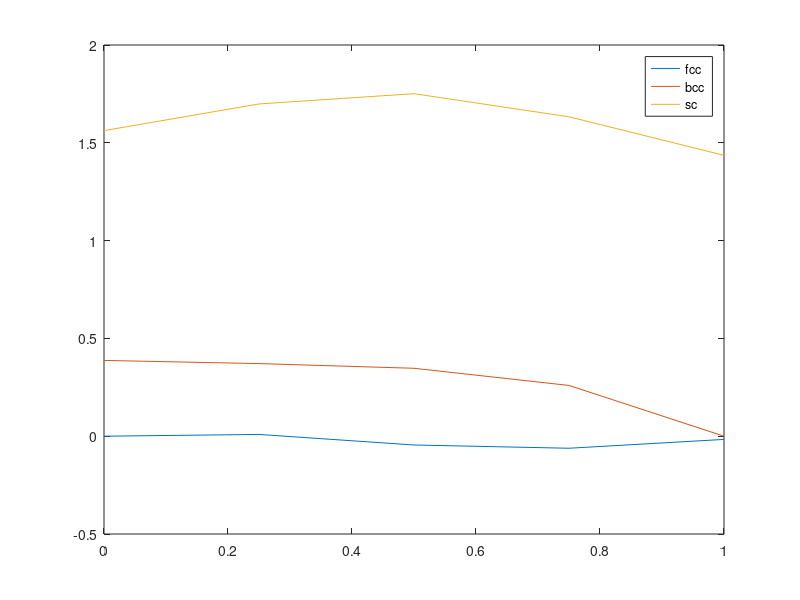

MATLAB code to generate this figure: (Note: this script raises an error after producing the figure.)
%% sc
clear all
clc

load('data/sc.mat')
x2to4 = linspace(2, 4, 30);
plot(x2to4, sc)
title('SC - energy over lattice parameter', 'FontSize', 14)
xlabel('lattice parameter [Å]', 'FontSize', 14)
ylabel('Energy [eV]', 'FontSize', 14)
legend('(Al, Al, Al, Al)', '(Mg, Al, Al, Al)', '(Mg, Mg, Al, Al)', '(Mg, Al, Mg, Al)', '(Mg, Mg, Mg, Al)', '(Mg, Mg, Mg, Mg)')

scMin = min(sc, [], 2); %the minimum of each row (setup)
scMin(4) = [];% Vi räknar bara med 1 50% 50% uppsättning.


%% fcc

load('data/fcc.mat')

x = linspace(3,5,30);
plot(x,fcc)
title('FCC - energy over lattice parameter', 'FontSize', 14)
xlabel('lattice parameter [Å]', 'FontSize', 14)
ylabel('Energy [eV]', 'FontSize', 14)
legend('(Al, Al, Al, Al)', '(Mg, Al, Al, Al)', '(Mg, Mg, Al, Al)', '(Mg, Mg, Mg, Al)', '(Mg, Mg, Mg, Mg)')

fccMin = min(fcc,[],2);
latticeparameter = x(find(fcc(4,:) == fccMin(4)))
AlEnergy = fccMin(1);
%% bcc, seems like we have the full range

load('data/bcc.mat') %Gives the saved .mat file the the dlmread produces above


x = linspace(2,6,60);
plot(x,bcc_full)
title('BCC - energy over lattice parameter', 'FontSize', 14)
xlabel('lattice parameter [Å]', 'FontSize', 14)
ylabel('Energy [eV]', 'FontSize', 14)
legend('(Al, Al, Al, Al)', '(Mg, Al, Al, Al)', '(Mg, Mg, Al, Al)', '(Mg, Al, Mg, Al)', '(Mg, Mg, Mg, Al)', '(Mg, Mg, Mg, Mg)')

bccMin = min(bcc_full,[],2); %the minimum of each row (setup)
MgEnergy = bccMin(end);
bccMin(4) = []; % vi räknar bara med en 50%-50%

%% Find what structure is the optimal!

x = [0 0.25, 0.5 0.75 1];



Eref(1,:) = x.*MgEnergy + (1-x).*AlEnergy - fccMin';    %fcc
Eref(2,:) = x.*MgEnergy + (1-x).*AlEnergy - bccMin';    %bcc
Eref(3,:) = x.*MgEnergy + (1-x).*AlEnergy - scMin';    %sc
plot(x,-Eref)
legend('fcc', 'bcc', 'sc')





%% K sweep

clear all
clc

data = dlmread('sweepKData','\t');
plot(data(:,1),data(:,2))


%% cutoff sweep

clear all
clc

data = dlmread('sweepCutoffData','\t');
plot(data(:,1),data(:,2))
